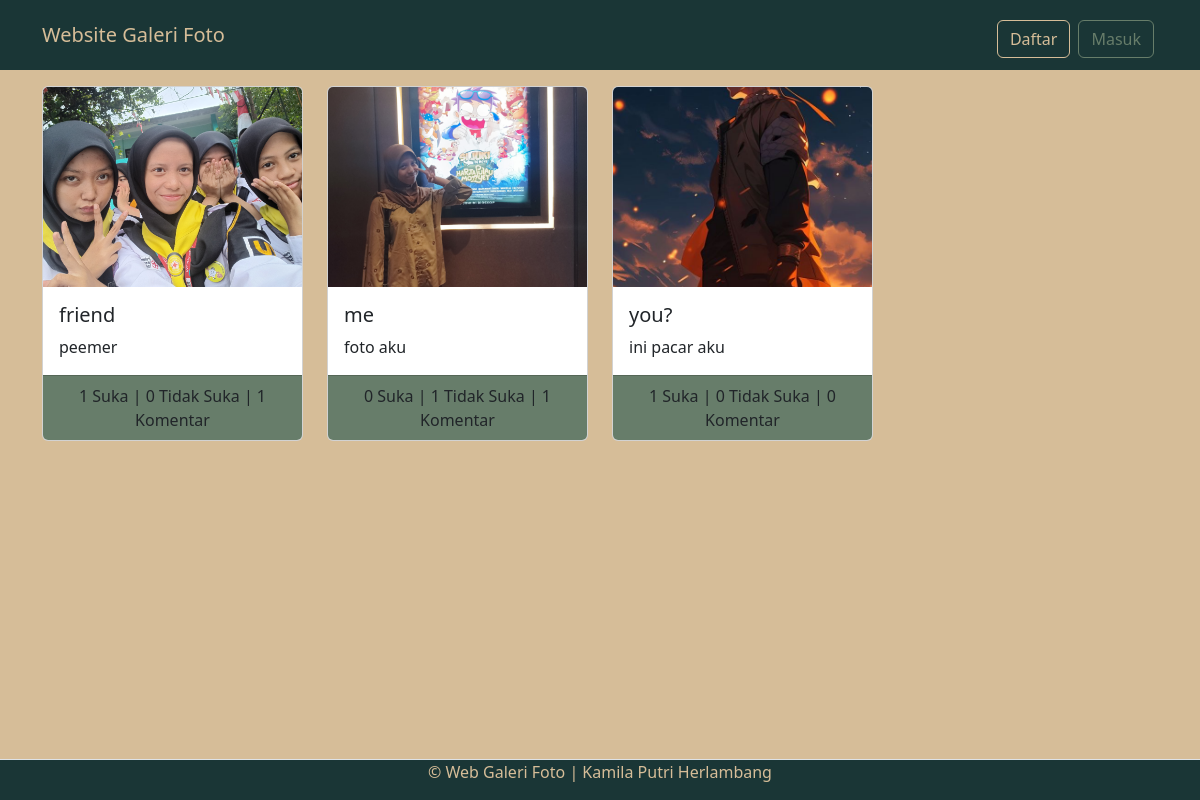
The page / on the database its author committed.
### tables this page shows
CREATE TABLE `foto` (
  `fotoid` int NOT NULL,
  `judulfoto` varchar(255) NOT NULL,
  `deskripsifoto` text NOT NULL,
  `tanggalunggah` date NOT NULL,
  `lokasifile` varchar(255) NOT NULL,
  `albumid` int NOT NULL,
  `userid` int NOT NULL
);

### index.php (the view, shortened to what this page needs)
<?php
include 'config/koneksi.php';
$query = "
    SELECT f.*,
           COUNT(lf.likeid) AS jumlahsuka,
           COUNT(uf.unlikefotoid) AS jumlahtidaksuka,
           COUNT(k.komentarid) AS jumlahkomentar
    FROM foto f
    LEFT JOIN likefoto lf ON f.fotoid = lf.fotoid
    LEFT JOIN unlikefoto uf ON f.fotoid = uf.fotoid
    LEFT JOIN komentarfoto k ON f.fotoid = k.fotoid
    GROUP BY f.fotoid
";
$result = mysqli_query($koneksi, $query);
?>
<!DOCTYPE html>
<html lang="en">
<head>
    <link rel="stylesheet" type="text/css" href="assets/css/bootstrap.min.css">
    <link rel="stylesheet" href="https://cdnjs.cloudflare.com/ajax/libs/font-awesome/6.5.1/css/all.min.css"/>
</head>
<body>
<nav class="navbar navbar-expand-lg">
    <div class="container">
      <a class="navbar-brand" href="index.php">Website Galeri Foto</a>
      <div class="collapse navbar-collapse mt-2" id="navbarNav">
        <a href="register.php" class="btn btn-outline-primary m-1">Daftar</a>
        <a href="login.php" class="btn btn-outline-success m-1">Masuk</a>
      </div>
    </div>
</nav>
<div class="container mt-3">
    <div class="row">
        <?php while ($row = mysqli_fetch_assoc($result)) { ?>
            <div class="col-md-3">
                <div class="card">
                    <img src="assets/img/<?php echo $row['lokasifile']; ?>" class="card-img-top" title="<?php echo $row['judulfoto']; ?>">
                    <div class="card-body">
                        <h5 class="card-title"><?php echo $row['judulfoto']; ?></h5>
                        <p class="card-text"><?php echo $row['deskripsifoto']; ?></p>
                    </div>
                    <div class="card-footer text-center">
                        <span><?php echo $row['jumlahsuka']; ?> Suka</span> |
                        <span><?php echo $row['jumlahtidaksuka']; ?> Tidak Suka</span> |
                        <span><?php echo $row['jumlahkomentar']; ?> Komentar</span>
                    </div>
                </div>
            </div>
        <?php } ?>
    </div>
</div>
<footer class="d-flex justify-content-center border-top mt-3 bg-#d6bd98 fixed-bottom">
    <p>&copy; Web Galeri Foto | Kamila Putri Herlambang</p>
</footer>
</body>
</html>

### index.php (style rules this page uses)
body { background-color: #d6bd98; }
.card { background-color: #ffffff; }
.card-footer { background-color: #677d6a; }
.navbar { background-color: #1a3636; }
footer { background-color: #1a3636; color: #d6bd98; }
.btn-outline-primary { color: #d6bd98; border-color: #d6bd98; }
.btn-outline-success { color: #677d6a; border-color: #677d6a; }
.navbar-brand, .nav-link { color: #d6bd98; }
.card-img-top { width: 100%; height: 200px; object-fit: cover; }

### rows shown on the page
foto: lokasifile (picture), judulfoto "friend", deskripsifoto "peemer", jumlahsuka "1", jumlahtidaksuka "0", jumlahkomentar "1"
foto: lokasifile (picture), judulfoto "me", deskripsifoto "foto aku", jumlahsuka "0", jumlahtidaksuka "1", jumlahkomentar "1"
foto: lokasifile (picture), judulfoto "you?", deskripsifoto "ini pacar aku", jumlahsuka "1", jumlahtidaksuka "0", jumlahkomentar "0"
